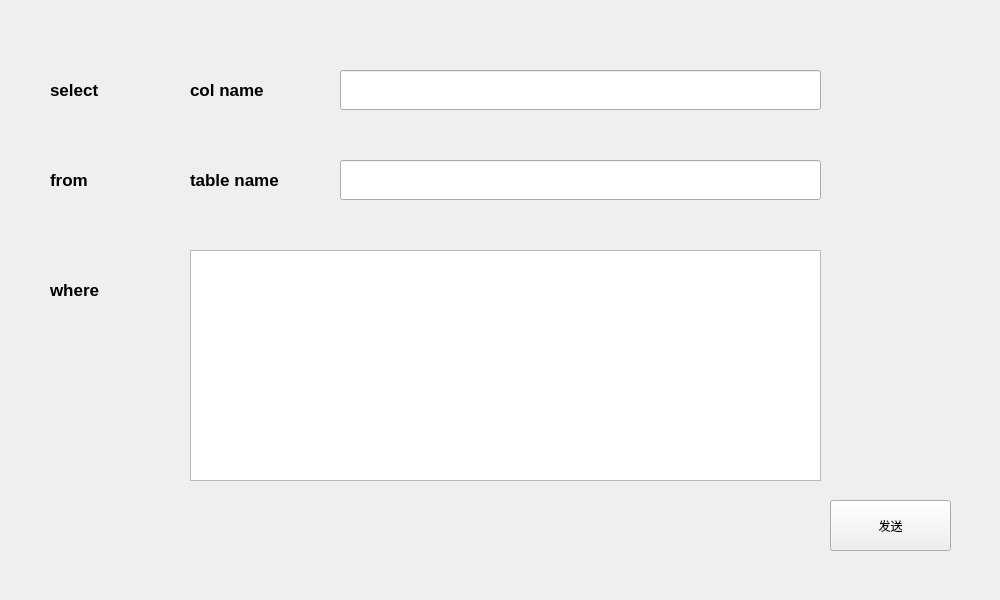
<?xml version="1.0" encoding="UTF-8"?>
<ui version="4.0">
 <class>selecttable</class>
 <widget class="QWidget" name="selecttable">
  <property name="geometry">
   <rect>
    <x>0</x>
    <y>0</y>
    <width>1000</width>
    <height>600</height>
   </rect>
  </property>
  <property name="windowTitle">
   <string>Form</string>
  </property>
  <widget class="QLabel" name="label">
   <property name="geometry">
    <rect>
     <x>190</x>
     <y>150</y>
     <width>120</width>
     <height>60</height>
    </rect>
   </property>
   <property name="font">
    <font>
     <pointsize>13</pointsize>
     <weight>75</weight>
     <bold>true</bold>
    </font>
   </property>
   <property name="text">
    <string>table name</string>
   </property>
  </widget>
  <widget class="QLabel" name="label_2">
   <property name="geometry">
    <rect>
     <x>190</x>
     <y>60</y>
     <width>120</width>
     <height>60</height>
    </rect>
   </property>
   <property name="font">
    <font>
     <pointsize>13</pointsize>
     <weight>75</weight>
     <bold>true</bold>
    </font>
   </property>
   <property name="text">
    <string>col name</string>
   </property>
  </widget>
  <widget class="QLineEdit" name="lineEdit">
   <property name="geometry">
    <rect>
     <x>340</x>
     <y>160</y>
     <width>481</width>
     <height>40</height>
    </rect>
   </property>
   <property name="font">
    <font>
     <pointsize>11</pointsize>
    </font>
   </property>
  </widget>
  <widget class="QPushButton" name="pushButton">
   <property name="geometry">
    <rect>
     <x>830</x>
     <y>500</y>
     <width>121</width>
     <height>51</height>
    </rect>
   </property>
   <property name="text">
    <string>发送</string>
   </property>
  </widget>
  <widget class="QLineEdit" name="lineEdit_2">
   <property name="geometry">
    <rect>
     <x>340</x>
     <y>70</y>
     <width>481</width>
     <height>40</height>
    </rect>
   </property>
   <property name="font">
    <font>
     <pointsize>11</pointsize>
    </font>
   </property>
  </widget>
  <widget class="QLabel" name="label_6">
   <property name="geometry">
    <rect>
     <x>50</x>
     <y>60</y>
     <width>120</width>
     <height>60</height>
    </rect>
   </property>
   <property name="font">
    <font>
     <pointsize>13</pointsize>
     <weight>75</weight>
     <bold>true</bold>
    </font>
   </property>
   <property name="text">
    <string>select</string>
   </property>
  </widget>
  <widget class="QLabel" name="label_7">
   <property name="geometry">
    <rect>
     <x>50</x>
     <y>150</y>
     <width>120</width>
     <height>60</height>
    </rect>
   </property>
   <property name="font">
    <font>
     <pointsize>13</pointsize>
     <weight>75</weight>
     <bold>true</bold>
    </font>
   </property>
   <property name="text">
    <string>from</string>
   </property>
  </widget>
  <widget class="QLabel" name="label_8">
   <property name="geometry">
    <rect>
     <x>50</x>
     <y>260</y>
     <width>120</width>
     <height>60</height>
    </rect>
   </property>
   <property name="font">
    <font>
     <pointsize>13</pointsize>
     <weight>75</weight>
     <bold>true</bold>
    </font>
   </property>
   <property name="text">
    <string>where</string>
   </property>
  </widget>
  <widget class="QTextEdit" name="textEdit">
   <property name="geometry">
    <rect>
     <x>190</x>
     <y>250</y>
     <width>631</width>
     <height>231</height>
    </rect>
   </property>
  </widget>
 </widget>
 <resources/>
 <connections/>
</ui>
